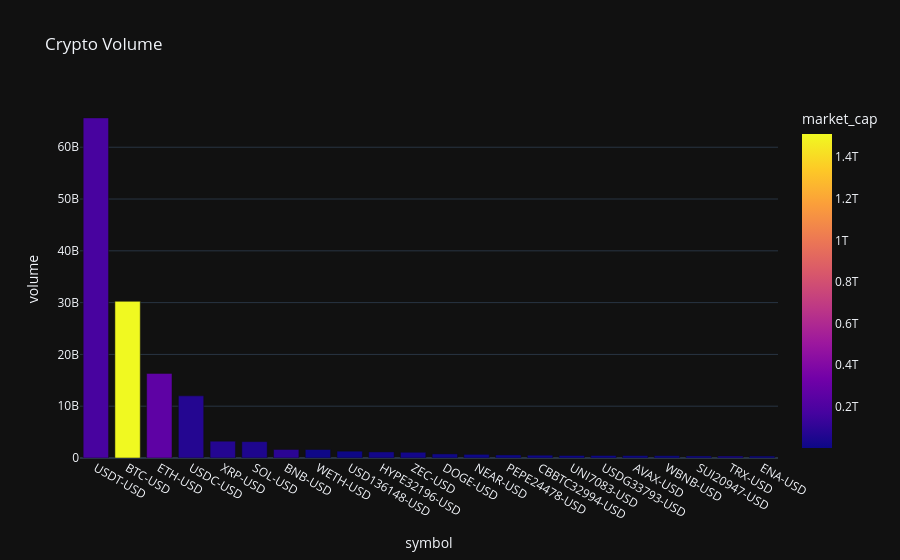

Source (notebook cell):
### Code cell
df = crypto_volumes()
save_crypto_volumes(df)
plot_volume(df)
#protocol = set of rules to communicate
#this is manually hard to read, extracting data via BeautifulSoup

### Figure 1 — Plotly figure (JSON) as saved in the notebook; plotly's stock layout.template omitted (floating-point values rounded to 4 significant figures)
{"data": [{"customdata": [[0.0, 176800000000.0], [-742.8, 1512000000000.0], [-101.9, 261000000000.0], [-0.0, 70260000000.0], [-0.05, 70130000000.0], [-2.08, 51700000000.0], [-7.32, 90760000000.0], [-109.1, 7182000000.0], [-0.0, 3322000000.0], [-0.97, 19340000000.0], [-43.93, 20780000000.0], [-0.0, 11010000000.0], [-0.07, 4757000000.0], [0.0, 2170000000.0], [-1010.0, 7110000000.0], [-0.04, 4340000000.0], [-0.0, 2686000000.0], [0.73, 3990000000.0], [-7.99, 1091000000.0], [0.01, 3555000000.0], [-0.0, 30160000000.0], [0.0, 2108000000.0]], "hovertemplate": "symbol=%{x}<br>volume=%{y}<br>price=%{customdata[0]}<br>market_cap=%{marker.color}<extra></extra>", "legendgroup": "", "marker": {"color": [176800000000.0, 1512000000000.0, 261000000000.0, 70260000000.0, 70130000000.0, 51700000000.0, 90760000000.0, 7182000000.0, 3322000000.0, 19340000000.0, 20780000000.0, 11010000000.0, 4757000000.0, 2170000000.0, 7110000000.0, 4340000000.0, 2686000000.0, 3990000000.0, 1091000000.0, 3555000000.0, 30160000000.0, 2108000000.0], "coloraxis": "coloraxis", "pattern": {"shape": ""}}, "name": "", "orientation": "v", "showlegend": false, "textposition": "auto", "x": ["USDT-USD", "BTC-USD", "ETH-USD", "USDC-USD", "XRP-USD", "SOL-USD", "BNB-USD", "WETH-USD", "USD136148-USD", "HYPE32196-USD", "ZEC-USD", "DOGE-USD", "NEAR-USD", "PEPE24478-USD", "CBBTC32994-USD", "UNI7083-USD", "USDG33793-USD", "AVAX-USD", "WBNB-USD", "SUI20947-USD", "TRX-USD", "ENA-USD"], "xaxis": "x", "y": [65660000000.0, 30240000000.0, 16330000000.0, 12000000000.0, 3246000000.0, 3158000000.0, 1648000000.0, 1639000000.0, 1321000000.0, 1173000000.0, 1109000000.0, 788200000.0, 704400000.0, 588700000.0, 537900000.0, 481400000.0, 480900000.0, 455000000.0, 434100000.0, 384200000.0, 377500000.0, 368900000.0], "yaxis": "y", "type": "bar"}], "layout": {"xaxis": {"anchor": "y", "domain": [0.0, 1.0], "title": {"text": "symbol"}}, "yaxis": {"anchor": "x", "domain": [0.0, 1.0], "title": {"text": "volume"}}, "coloraxis": {"colorbar": {"title": {"text": "market_cap"}}, "colorscale": [[0.0, "#0d0887"], [0.1111, "#46039f"], [0.2222, "#7201a8"], [0.3333, "#9c179e"], [0.4444, "#bd3786"], [0.5556, "#d8576b"], [0.6667, "#ed7953"], [0.7778, "#fb9f3a"], [0.8889, "#fdca26"], [1.0, "#f0f921"]]}, "legend": {"tracegroupgap": 0}, "title": {"text": "Crypto Volume"}, "barmode": "relative"}}
